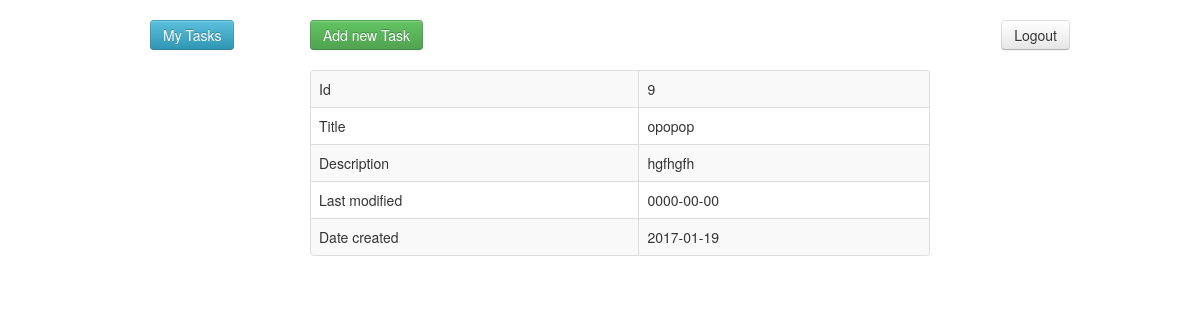
Page /index.php?controller=main&action=detailed&id=9 (signed in) on the committed database.
### tables this page shows
CREATE TABLE IF NOT EXISTS `tasks` (
  `id` int(11) NOT NULL AUTO_INCREMENT,
  `id_user` int(11) NOT NULL,
  `title` varchar(255) NOT NULL,
  `description` text NOT NULL,
  `date_create` date NOT NULL,
  `last_modify` date NOT NULL,
  PRIMARY KEY (`id`)
);

### app/core/BaseViews.php (called while the page is built, shortened)
<?php
class BaseViewes{
    public function render($template,$page,$data)
    {
        include "app/views/".$template;
    }
}

### app/bootstrap.php (called while the page is built, shortened)
<?php
require_once "core/BaseControllers.php";
require_once "core/BaseViews.php";
require_once "core/Db.php";
$obj=new $currentController();
$action=Check::Model_Check($obj);
$currentAction="action_".$action;
$obj->$currentAction();

### index.php (called while the page is built, shortened)
<?php
include Q_PATH . '/app/bootstrap.php';

### app/core/Db.php (called while the page is built, shortened)
<?php
 class Db {
 public function getTaskById($task_id)
 {
     $query="SELECT * FROM `users` WHERE `login`='".$_SESSION["login"]."'";
     $rows=array();
     $result=mysql_query($query);
     while($row = mysql_fetch_assoc($result)) {
         $rows[] = array("id"=>$row['id'],"login"=>$row['login']);
     }
     $user_id=$rows[0]['id'];
     $query="SELECT * FROM `tasks` WHERE   `id_user`='".$user_id."'  AND   `id`='".$task_id."'";
     $rows=array();
     $result=mysql_query($query);
     while($row = mysql_fetch_assoc($result)) {
         $rows[] = array("id"=>$row['id'],"title"=>$row['title'],"description"=>$row['description'],"id_user"=>$row['id_user'],"date_create"=>$row['date_create'],"last_modify"=>$row['last_modify']);
     }
     return $rows;
 }
}
?>

### app/models/main.php (called while the page is built, shortened)
<?php
class Model_Main extends BaseModels{
    public function getTaskById($task_id)
    {
        return Db::getInstance()->getTaskById($task_id);
    }
}

### app/views/detailed.php (the view, shortened to what this page needs)
<div class="cols-6">
    <?php
    echo "<a href='' class='btn btn-success'> Add new Task</a><br><br>";
    if ($data['user'] == true) {
    ?>
    <div class="panel panel-default">
        <table class="table table-striped table-bordered">
            <tr>
                <td>Id</td>
                <td>         <?php echo $data['task'][0]['id'] ?></td>
            </tr>
            <tr>
                <td>Title</td>
                <td> <?php echo $data['task'][0]['title'] ?></td>
            </tr>
            <tr>
                <td>Description</td>
                <td>  <?php echo $data['task'][0]['description'] ?></td>
            </tr>
            <tr>
                <td>Last modified</td>
                <td>      <?php echo $data['task'][0]['last_modify'] ?></td>
            </tr>
            <tr>
                <td>Date created</td>
                <td>        <?php echo $data['task'][0]['date_create'] ?></td>
            </tr>
        </table>
    </div>
</div>
<?php
} else {
    header("Location: 'http://'" . $_SERVER['SERVER_NAME'] . "/index.php?controller=user&action=login");
    exit;
}
?>
</div>

### rows in the picture
tasks: id "9", title "opopop", description "hgfhgfh", last_modify "0000-00-00", date_create "2017-01-19"
